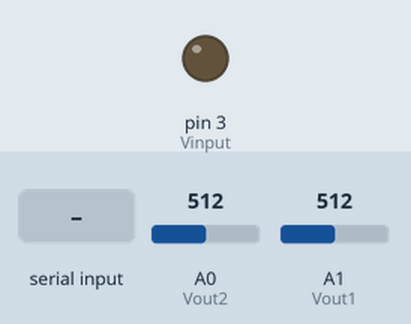
The sketch below on a simulated Arduino Uno, built with avr-gcc and run on an emulated ATmega328P. On the bench: output pins drawn as LEDs (lit = HIGH). The test bench sets the inputs (shaded band); at power-on: A0 (Vout2) = 512, A1 (Vout1) = 512. What the sketch prints to the serial monitor is not drawn.

Above: at 1.2 s.
1.3 s: byte 30 received over Serial
At 2.2 s:
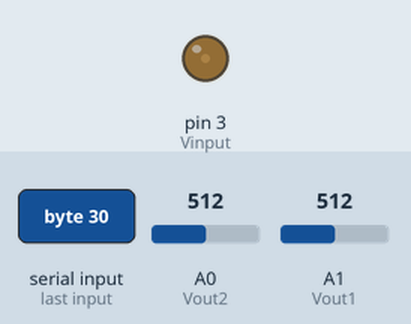
2.8 s: byte 90 received over Serial
At 3.3 s:
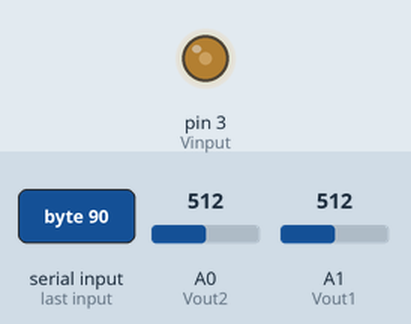
Timing chart, 0 to 5.8 s (numbered marks = the images above; inputs shaded):
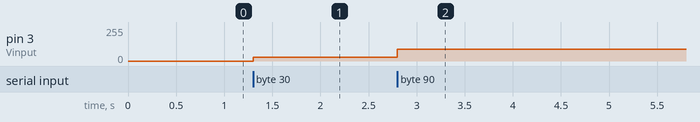

The sketch:

Lab3_Vin_Variation.ino
```cpp
int Vout1 = A1;
int Vout2 = A0;
int Vinput = 3;
const int arraySize = 300;
int readings1[arraySize]; //The array that will hold our readings
int readings2[arraySize];

int timeBase=50; //Time between analog readings (for stability)
int readingPtr; //The array pointer that points to the current reading
void setup()
{
pinMode(Vout1, INPUT);
pinMode(Vout2, INPUT);
pinMode(Vinput, OUTPUT);
Serial.begin(9600);
}
void loop()
{
  if(Serial.available() > 0)
  {
    int out=Serial.read();
    analogWrite(Vinput, out);
    //analogWrite(Vout1, out);
    //analogWrite(Vout2, out);
    //Make analog readings with delay timeBase
    for(readingPtr = 0; readingPtr < arraySize; readingPtr++)
    {
      readings1[readingPtr] = analogRead(Vout1);
      readings2[readingPtr] = analogRead(Vout2);

      delayMicroseconds(timeBase);
    }
      //Write array values to serial port. Note that we round our 10-bit measurements to 8-bit.

      //byte reading1=highByte(readings1[readingPtr]<<6);
      //byte reading2=highByte(readings2[readingPtr]<<6);
      //byte readings [2] = {reading1, reading2};
      //Serial.write(readings); //shift bits left six times and use only top eight
    for(readingPtr = 0; readingPtr < arraySize; readingPtr++)
    {
      Serial.write(highByte(readings1[readingPtr]<<6));
      Serial.write(highByte(readings2[readingPtr]<<6));

    }
  }
}
```

Measured:
- after the input at 1.3 s, pin 3 (Vinput): 0/255 → 30/255 at once
- after the input at 2.8 s, pin 3 (Vinput): 30/255 → 90/255 at once
